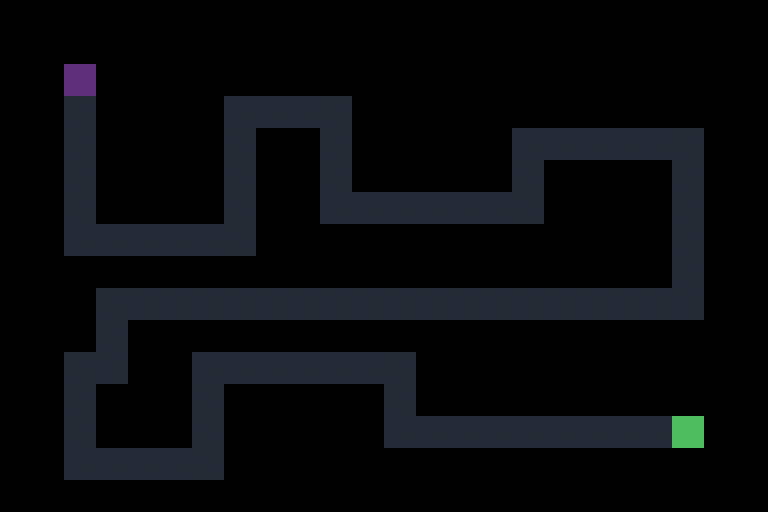

Rendered tile map (Tiled .tmx) drawn with the repository's tilesets; below, a short description and the full map source, tile grids included:
An orthogonal 24x16 tile map with 32x32 px tiles, 3 tile layers (Background, Path, Spawn).

<map version="1.10" tiledversion="1.11.2" orientation="orthogonal" renderorder="right-down" width="24" height="16" tilewidth="32" tileheight="32" infinite="0" nextlayerid="7" nextobjectid="4">
 <editorsettings>
  <export target="maps/map.json" format="json" />
 </editorsettings>
 <tileset firstgid="1" source="maps/tiles.tsx" />
 <layer id="6" name="Background" width="24" height="16">
  <data encoding="csv">
7,7,7,7,7,7,7,7,7,7,7,7,7,7,7,7,7,7,7,7,7,7,7,7,
7,7,7,7,7,7,7,7,7,7,7,7,7,7,7,7,7,7,7,7,7,7,7,7,
7,7,7,7,7,7,7,7,7,7,7,7,7,7,7,7,7,7,7,7,7,7,7,7,
7,7,7,7,7,7,7,7,7,7,7,7,7,7,7,7,7,7,7,7,7,7,7,7,
7,7,7,7,7,7,7,7,7,7,7,7,7,7,7,7,7,7,7,7,7,7,7,7,
7,7,7,7,7,7,7,7,7,7,7,7,7,7,7,7,7,7,7,7,7,7,7,7,
7,7,7,7,7,7,7,7,7,7,7,7,7,7,7,7,7,7,7,7,7,7,7,7,
7,7,7,7,7,7,7,7,7,7,7,7,7,7,7,7,7,7,7,7,7,7,7,7,
7,7,7,7,7,7,7,7,7,7,7,7,7,7,7,7,7,7,7,7,7,7,7,7,
7,7,7,7,7,7,7,7,7,7,7,7,7,7,7,7,7,7,7,7,7,7,7,7,
7,7,7,7,7,7,7,7,7,7,7,7,7,7,7,7,7,7,7,7,7,7,7,7,
7,7,7,7,7,7,7,7,7,7,7,7,7,7,7,7,7,7,7,7,7,7,7,7,
7,7,7,7,7,7,7,7,7,7,7,7,7,7,7,7,7,7,7,7,7,7,7,7,
7,7,7,7,7,7,7,7,7,7,7,7,7,7,7,7,7,7,7,7,7,7,7,7,
7,7,7,7,7,7,7,7,7,7,7,7,7,7,7,7,7,7,7,7,7,7,7,7,
7,7,7,7,7,7,7,7,7,7,7,7,7,7,7,7,7,7,7,7,7,7,7,7
</data>
 </layer>
 <layer id="1" name="Path" width="24" height="16">
  <data encoding="csv">
0,0,0,0,0,0,0,0,0,0,0,0,0,0,0,0,0,0,0,0,0,0,0,0,
0,0,0,0,0,0,0,0,0,0,0,0,0,0,0,0,0,0,0,0,0,0,0,0,
0,0,3,0,0,0,0,0,0,0,0,0,0,0,0,0,0,0,0,0,0,0,0,0,
0,0,3,0,0,0,0,2,2,2,3,0,0,0,0,0,0,0,0,0,0,0,0,0,
0,0,3,0,0,0,0,1,0,0,3,0,0,0,0,0,2,2,2,2,2,3,0,0,
0,0,3,0,0,0,0,1,0,0,3,0,0,0,0,0,1,0,0,0,0,3,0,0,
0,0,3,0,0,0,0,1,0,0,2,2,2,2,2,2,1,0,0,0,0,3,0,0,
0,0,2,2,2,2,2,1,0,0,0,0,0,0,0,0,0,0,0,0,0,3,0,0,
0,0,0,0,0,0,0,0,0,0,0,0,0,0,0,0,0,0,0,0,0,3,0,0,
0,0,0,3,4,4,4,4,4,4,4,4,4,4,4,4,4,4,4,4,4,4,0,0,
0,0,0,3,0,0,0,0,0,0,0,0,0,0,0,0,0,0,0,0,0,0,0,0,
0,0,3,4,0,0,2,2,2,2,2,2,3,0,0,0,0,0,0,0,0,0,0,0,
0,0,3,0,0,0,1,0,0,0,0,0,3,0,0,0,0,0,0,0,0,0,0,0,
0,0,3,0,0,0,1,0,0,0,0,0,2,2,2,2,2,2,2,2,2,5,0,0,
0,0,2,2,2,2,1,0,0,0,0,0,0,0,0,0,0,0,0,0,0,0,0,0,
0,0,0,0,0,0,0,0,0,0,0,0,0,0,0,0,0,0,0,0,0,0,0,0
</data>
 </layer>
 <layer id="5" name="Spawn" width="24" height="16">
  <data encoding="csv">
0,0,0,0,0,0,0,0,0,0,0,0,0,0,0,0,0,0,0,0,0,0,0,0,
0,0,0,0,0,0,0,0,0,0,0,0,0,0,0,0,0,0,0,0,0,0,0,0,
0,0,6,0,0,0,0,0,0,0,0,0,0,0,0,0,0,0,0,0,0,0,0,0,
0,0,0,0,0,0,0,0,0,0,0,0,0,0,0,0,0,0,0,0,0,0,0,0,
0,0,0,0,0,0,0,0,0,0,0,0,0,0,0,0,0,0,0,0,0,0,0,0,
0,0,0,0,0,0,0,0,0,0,0,0,0,0,0,0,0,0,0,0,0,0,0,0,
0,0,0,0,0,0,0,0,0,0,0,0,0,0,0,0,0,0,0,0,0,0,0,0,
0,0,0,0,0,0,0,0,0,0,0,0,0,0,0,0,0,0,0,0,0,0,0,0,
0,0,0,0,0,0,0,0,0,0,0,0,0,0,0,0,0,0,0,0,0,0,0,0,
0,0,0,0,0,0,0,0,0,0,0,0,0,0,0,0,0,0,0,0,0,0,0,0,
0,0,0,0,0,0,0,0,0,0,0,0,0,0,0,0,0,0,0,0,0,0,0,0,
0,0,0,0,0,0,0,0,0,0,0,0,0,0,0,0,0,0,0,0,0,0,0,0,
0,0,0,0,0,0,0,0,0,0,0,0,0,0,0,0,0,0,0,0,0,0,0,0,
0,0,0,0,0,0,0,0,0,0,0,0,0,0,0,0,0,0,0,0,0,0,0,0,
0,0,0,0,0,0,0,0,0,0,0,0,0,0,0,0,0,0,0,0,0,0,0,0,
0,0,0,0,0,0,0,0,0,0,0,0,0,0,0,0,0,0,0,0,0,0,0,0
</data>
 </layer>
</map>